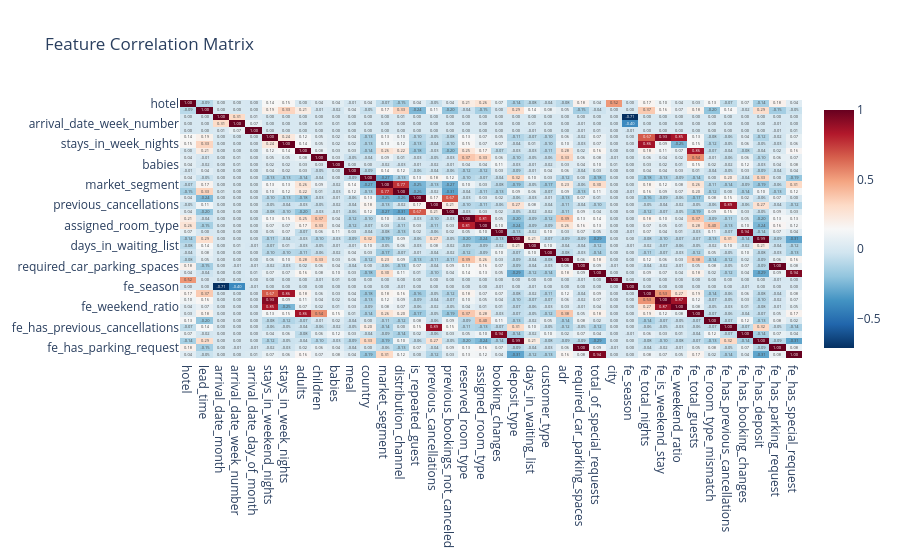

The notebook cell this image was saved under:
### Code cell
import plotly.express as px

corr_matrix = x_train_scaled.corr()

fig = px.imshow(
    corr_matrix,
    text_auto=".2f",
    aspect="auto",
    color_continuous_scale='RdBu_r',
    title="Feature Correlation Matrix"
)

fig.show()

### Figure 1 — Plotly figure (JSON) as saved in the notebook; plotly's stock layout.template omitted (floating-point values rounded to 4 significant figures; data arrays with more than 128 entries replaced by an {"elided": "..."} marker saying what was removed)
{"data": [{"coloraxis": "coloraxis", "hovertemplate": "x: %{x}<br>y: %{y}<br>color: %{z}<extra></extra>", "name": "0", "texttemplate": "%{z:.2f}", "type": "heatmap", "x": ["hotel", "lead_time", "arrival_date_month", "arrival_date_week_number", "arrival_date_day_of_month", "stays_in_weekend_nights", "stays_in_week_nights", "adults", "children", "babies", "meal", "country", "market_segment", "distribution_channel", "is_repeated_guest", "previous_cancellations", "previous_bookings_not_canceled", "reserved_room_type", "assigned_room_type", "booking_changes", "deposit_type", "days_in_waiting_list", "customer_type", "adr", "required_car_parking_spaces", "total_of_special_requests", "city", "fe_season", "fe_total_nights", "fe_is_weekend_stay", "fe_weekend_ratio", "fe_total_guests", "fe_room_type_mismatch", "fe_has_previous_cancellations", "fe_has_booking_changes", "fe_has_deposit", "fe_has_parking_request", "fe_has_special_request"], "xaxis": "x", "y": ["hotel", "lead_time", "arrival_date_month", "arrival_date_week_number", "arrival_date_day_of_month", "stays_in_weekend_nights", "stays_in_week_nights", "adults", "children", "babies", "meal", "country", "market_segment", "distribution_channel", "is_repeated_guest", "previous_cancellations", "previous_bookings_not_canceled", "reserved_room_type", "assigned_room_type", "booking_changes", "deposit_type", "days_in_waiting_list", "customer_type", "adr", "required_car_parking_spaces", "total_of_special_requests", "city", "fe_season", "fe_total_nights", "fe_is_weekend_stay", "fe_weekend_ratio", "fe_total_guests", "fe_room_type_mismatch", "fe_has_previous_cancellations", "fe_has_booking_changes", "fe_has_deposit", "fe_has_parking_request", "fe_has_special_request"], "yaxis": "y", "z": {"elided": "38x38 float values"}}], "layout": {"coloraxis": {"autocolorscale": false, "colorscale": [[0, "rgb(5,48,97)"], [0.1, "rgb(33,102,172)"], [0.2, "rgb(67,147,195)"], [0.3, "rgb(146,197,222)"], [0.4, "rgb(209,229,240)"], [0.5, "rgb(247,247,247)"], [0.6, "rgb(253,219,199)"], [0.7, "rgb(244,165,130)"], [0.8, "rgb(214,96,77)"], [0.9, "rgb(178,24,43)"], [1, "rgb(103,0,31)"]]}, "title": {"text": "Feature Correlation Matrix"}, "xaxis": {"anchor": "y", "domain": [0, 1]}, "yaxis": {"anchor": "x", "autorange": "reversed", "domain": [0, 1]}}}
